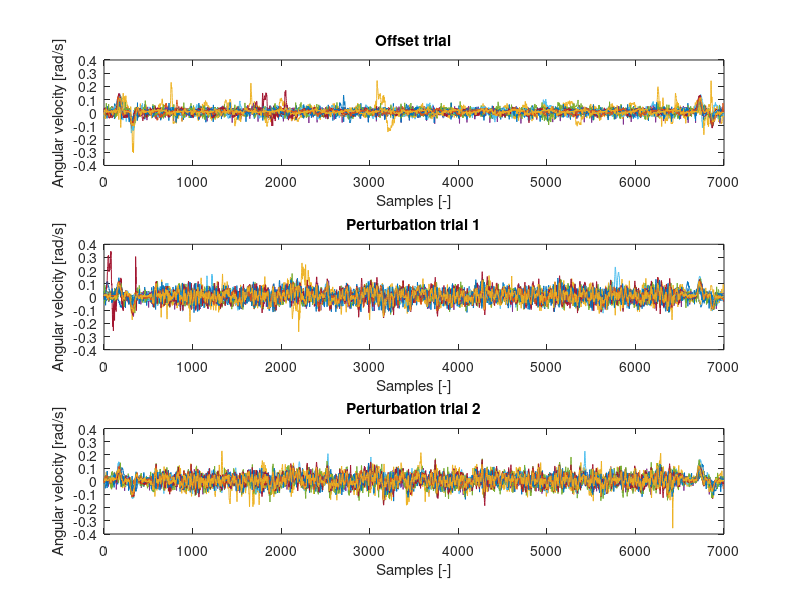

Reproduce this figure in MATLAB. (Note: this script raises an error after producing the figure.)
%% Processing and analysing raw pitch IMU data for upperbody for 24 subjects

% This script processes the raw upperbody IMU data for 24 subjects into final
% angular velocity input signals suitable for system identification.

clear all
close all
clc 

%% Load files

% !!! CHANGE DESIGNED PERTURBATION FOR CORRECT MOTION HERE !!!
% Designed perturbation signal
load('pitch_pert_amp05'); 
clearvars pitch_acc_amp05 pitch_dis_amp05

% !!! CHANGE mat-file FOR CORRECT MOTION HERE !!!
% Measured force signals
IMU_data  = load('cell_array_pitch_upperbody_IMU_data_24subs.mat');

%% Define the correct sign convention here
des_pert    = pitch_vel_amp05;
clearvars pitch_vel_amp05

%% Genereta cell structure (DO NOT CHANGE!)
IMU_data    = struct2cell(IMU_data);
offset      = cell2mat(IMU_data{1});
trial1      = cell2mat(IMU_data{2});
trial2      = cell2mat(IMU_data{3});

%% Plot raw angular velocity data
figure('name', 'Raw IMU data')
subplot(311)
    plot(offset)
    xlabel('Samples [-]')
    ylabel('Angular velocity [rad/s]')
    title('Offset trial');
subplot(312)
    plot(trial1)
    xlabel('Samples [-]')
    ylabel('Angular velocity [rad/s]')
    title('Perturbation trial 1');
subplot(313)
    plot(trial2)
    xlabel('Samples [-]')
    ylabel('Angular velocity [rad/s]')
    title('Perturbation trial 2');
    
%% Filtering IMU data for removing noise
close all
offset_filt = IMU_noise_filter(offset);
trial1_filt = IMU_noise_filter(trial1);
trial2_filt = IMU_noise_filter(trial2);

%% Plot unfiltered against filtered IMU data
figure('name','Unfiltered vs. filtered IMU data')
subplot(231)
    plot(offset)
%    ylim([8 12]);
%   xlim([0 7000]);
    ylabel('Angular velocity [rad/s]')
    title('Offset trial unfiltered');
subplot(234)
    plot(offset_filt)
%     ylim([8 12]);
%     xlim([0 7000]);
    ylabel('Angular velocity [rad/s]')
    xlabel('Samples [-]')
    title('Offset trial filtered');
subplot(232)
    plot(trial1)
%     ylim([8 12]);
%     xlim([0 7000]);
    title('Trial 1 unfiltered');
subplot(235)
    plot(trial1_filt)
%     ylim([8 12]);
%     xlim([0 7000]);
    ylabel('Angular velocity [rad/s]')
    xlabel('Samples [-]')
    title('Trial 1 filtered');
subplot(233)
    plot(trial2)
%     ylim([8 12]);
%     xlim([0 7000]);
    ylabel('Angular velocity [rad/s]')
    xlabel('Samples [-]')
    title('Trial 2 unfiltered');
subplot(236)
    plot(trial2_filt)
%     ylim([8 12]);
%     xlim([0 7000]);
    ylabel('Angular velocity [rad/s]')
    xlabel('Samples [-]')
    title('Trial 2 filtered');

%% Compare designed perturbation signal with measured IMU signal
close all
figure()
    hold on;
    plot(des_pert);
    plot(trial1_filt(:,1));
    legend('Des. perturbation', 'Mes. signal')

%% Calculate delay and align all measured interface forces with the designed signal 
close all 

% this function calculates for all participants the delay between the
% designed signal and the measured IMU signals for trial 1 and 2.
[t1_aligned, lag_t1] = my_xcov_function_IMU(des_pert, trial1_filt);
[t2_aligned, lag_t2] = my_xcov_function_IMU(des_pert, trial2_filt);

%% Resample the measured IMU data
% p and q define the resampling rate = p/q
p = 6500;
q = 6503;

t1_resampled = my_resample_function(t1_aligned,p,q);
t2_resampled = my_resample_function(t2_aligned,p,q);

%% Check here the effect of my_xcov fuction
% give in subject number here
subject = 15;

% calculate offset of IMU sensor for better comparison 
 error = mean(offset(1000:6000,subject));
% 
figure('name','Checking the effect of my_xcov fuction')
subplot(211)
    hold on;
    plot(des_pert)
    plot(t1_aligned{subject}-error)
    ylabel('Angular velocity [rad/s]')
    xlabel('Samples [-]')
    legend('Des. perturbation', 'Raw Mes. signal')
subplot(212)
    hold on;
    plot(des_pert)
    plot(t1_resampled{subject}-error)
    ylabel('Angular velocity [rad/s]')
    xlabel('Samples [-]')
    legend('Des. perturbation', 'Aligned. Mes. signal')

%% Extract perturbation part from measured IMU signals
final_vel_t1 = extract_pert_part_IMU(t1_aligned);
final_vel_t2 = extract_pert_part_IMU(t2_aligned);

figure()
subplot(211)
    plot(final_vel_t1);
    xlim([0 1000]);
subplot(212)
    plot(final_vel_t2);
    xlim([0 1000]);
    
%% Store final vel. signals for system identification (SI) 
close all
%%% !!! CHANGE NAME IN CORRECT MOTION !!! %%%
pitch_vel_upperbody_signals_SI_t1 = final_vel_t1; 
pitch_vel_upperbody_signals_SI_t2 = final_vel_t2;

%%% !!! STORE IN SAME DIRECTORY THAT CONTAINS THE TRANSFER FUNCTION SCRIPT FOR RIDER ID !!! %%% 
save('D:\gdialynas\Desktop\My files\Passive rider project\Jelle_de_hann_final\IMU_data\Upperbody\Pitch\pitch_vel_upperbody_signals_SI_t1_t2.mat','pitch_vel_upperbody_signals_SI_t1','pitch_vel_upperbody_signals_SI_t2');
